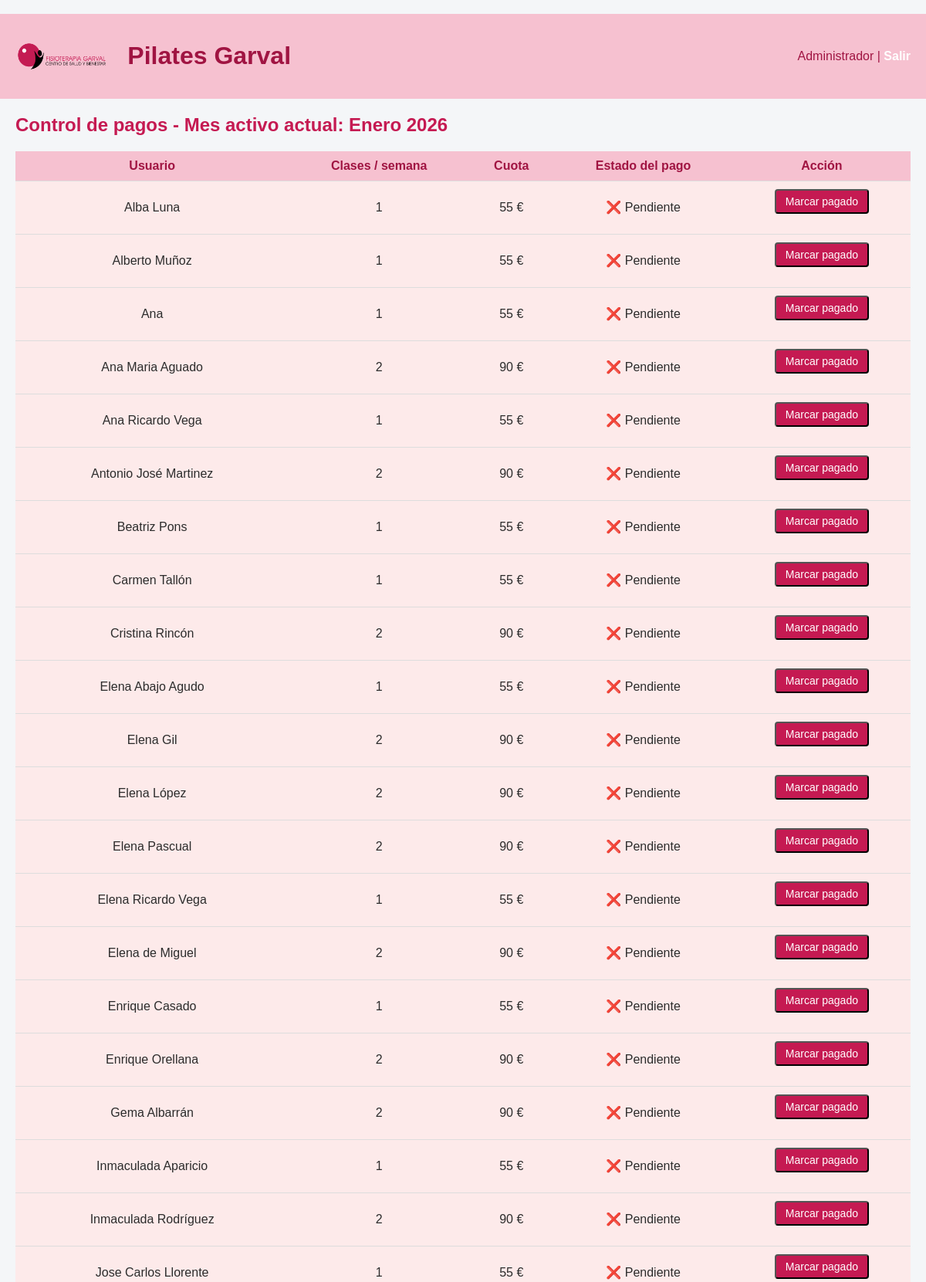
Page /admin/pagos (signed in, upper part) on the committed database.
### tables this page shows
CREATE TABLE configuracion (
    id INTEGER PRIMARY KEY CHECK (id = 1),
    year INTEGER NOT NULL,
    month INTEGER NOT NULL
);

CREATE TABLE "usuarios" (
	"id"	INTEGER,
	"nombre"	TEXT,
	"email"	TEXT,
	"rol"	TEXT,
	"clases_semana"	INTEGER,
	"password"	TEXT,
	PRIMARY KEY("id" AUTOINCREMENT)
);

### app.py (the view)
@app.route("/admin/pagos")
@login_required
@role_required("admin")
def admin_pagos():
    if "rol" not in session or session["rol"] != "admin":
        abort(403)
    hoy = date.today()
    year, month = obtener_mes_activo()
    mes_activo = f"{year}-{month:02d}"
    meses = [
        "Enero", "Febrero", "Marzo", "Abril", "Mayo", "Junio",
        "Julio", "Agosto", "Septiembre", "Octubre", "Noviembre", "Diciembre"
    ]
    mes_literal = meses[month - 1]
    usuarios = obtener_usuarios_con_pagos(year, month)
    return render_template(
        "pagos.html",
        usuarios=usuarios,
        year=year,
        mes_literal=mes_literal
    )

### app.py (called while the page is built)
def obtener_mes_activo():
    conn = conectar()
    c = conn.cursor()
    fila = c.execute("""
        SELECT year, month
        FROM configuracion
        WHERE id = 1
    """).fetchone()
    conn.close()
    return fila[0], fila[1]

### auth.py (called while the page is built)
def login_required(f):
    @wraps(f)
    def wrapper(*args, **kwargs):
        if not session.get("user_id"):
            return redirect(url_for("login", next=request.path))
        return f(*args, **kwargs)
    return wrapper

def role_required(*roles):
    def deco(f):
        @wraps(f)
        def wrapper(*args, **kwargs):
            if not session.get("user_id"):
                return redirect(url_for("login", next=request.path))
            if session.get("rol") not in roles:
                abort(403)
            return f(*args, **kwargs)
        return wrapper
    return deco

### db.py (called while the page is built)
def conectar():
    return sqlite3.connect("clinica.db")

### usuarios.py (called while the page is built)
def obtener_usuarios_con_pagos(year, month):
    conn = conectar()
    c = conn.cursor()
    usuarios = c.execute("""
        SELECT
           u.id,
           u.nombre,
           u.clases_semana,
           IFNULL(p.pagado, 0) AS pagado
        FROM usuarios u
        LEFT JOIN pagos p
           ON u.id = p.usuario_id
           AND p.year = ?
           AND p.month = ?
        WHERE u.rol = 'usuario'
        ORDER BY u.nombre;
    """, (year, month)).fetchall()
    conn.close()
    return usuarios

### templates/pagos.html (shortened to what this page needs)
﻿{% extends "base.html" %}
{% block content %}
<h2>Control de pagos - Mes activo actual: {{ mes_literal }} {{ year }}</h2>
<table>
    <tr>
        <th>Usuario</th>
        <th>Clases / semana</th>
        <th>Cuota</th>
        <th>Estado del pago</th>
        <th class="acciones">Acción</th>
    </tr>
    {% for id, nombre, clases_semana, pagado in usuarios %}
    <tr class="{% if not pagado %}fila-roja{% endif %}">
        <td>{{ nombre }}</td>
        <td>{{ clases_semana }}</td>
        <td>
            {% if clases_semana|int == 1 %}
            55 €
            {% else %}
            90 €
            {% endif %}
        </td>
        <td>
            {% if pagado %}
            ✅ Pagado
            {% else %}
            ❌ Pendiente
            {% endif %}
        </td>
        <td class="acciones">
            <form method="post"
                  action="/admin/pagos/toggle/{{ id }}"
                  >
                <button >
                    {% if pagado %}
                    Marcar impago
                    {% else %}
                    Marcar pagado
                    {% endif %}
                </button>
            </form>
        </td>
    </tr>
    {% endfor %}
</table>
{% endblock %}

### static/estilo.css (style rules this page uses)
:root { --primary: #c51a52; --primary-dark: #a01442; --primary-light: #f6c1d0; --bg: #f4f6f8; --text: #2c2c2c; }
body { font-family: Arial, sans-serif; margin: 0; background: var(--bg); color: var(--text); }
h2, h3 { color: var(--primary); margin-top: 0; }
table { width: 100%; border-collapse: collapse; background: white; margin-bottom: 25px; }
th, td { padding: 10px 12px; border-bottom: 1px solid #ddd; vertical-align: middle; text-align: center; }
th { background: var(--primary-light); color: var(--primary-dark); font-weight: bold; }
td.acciones { text-align: center; white-space: nowrap; }
a.boton, button { background: var(--primary); color: white; padding: 6px 12px; border-radius: 4px; text-decoration: none; font-size: 14px; display: inline-block; }
td:last-child { text-transform: capitalize; }
.fila-roja { background-color: #fdeaea; }

### rows in the picture
configuracion: year "2026"
usuarios: nombre "Alba Luna", clases_semana "1", shows "55 €"
usuarios: nombre "Alberto Muñoz", clases_semana "1", shows "55 €"
usuarios: nombre "Ana", clases_semana "1", shows "55 €"
usuarios: nombre "Ana Maria Aguado", clases_semana "2", shows "90 €"
usuarios: nombre "Ana Ricardo Vega", clases_semana "1", shows "55 €"
usuarios: nombre "Antonio José Martinez", clases_semana "2", shows "90 €"
usuarios: nombre "Beatriz Pons", clases_semana "1", shows "55 €"
usuarios: nombre "Carmen Tallón", clases_semana "1", shows "55 €"
usuarios: nombre "Cristina Rincón", clases_semana "2", shows "90 €"
usuarios: nombre "Elena Abajo Agudo", clases_semana "1", shows "55 €"
usuarios: nombre "Elena Gil", clases_semana "2", shows "90 €"
usuarios: nombre "Elena López", clases_semana "2", shows "90 €"
usuarios: nombre "Elena Pascual", clases_semana "2", shows "90 €"
usuarios: nombre "Elena Ricardo Vega", clases_semana "1", shows "55 €"
usuarios: nombre "Elena de Miguel", clases_semana "2", shows "90 €"
usuarios: nombre "Enrique Casado", clases_semana "1", shows "55 €"
usuarios: nombre "Enrique Orellana", clases_semana "2", shows "90 €"
usuarios: nombre "Gema Albarrán", clases_semana "2", shows "90 €"
usuarios: nombre "Inmaculada Aparicio", clases_semana "1", shows "55 €"
usuarios: nombre "Inmaculada Rodríguez", clases_semana "2", shows "90 €"
usuarios: nombre "Jose Carlos Llorente", clases_semana "1", shows "55 €"

### other values in the picture
{{ session.nombre }} "Administrador"
{{ mes_literal }} "Enero"
